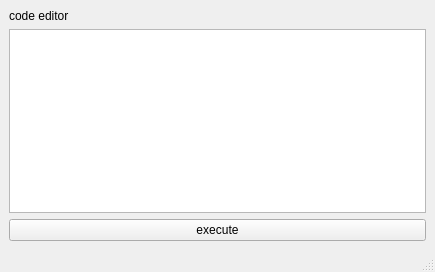
<?xml version="1.0" encoding="UTF-8"?>
<ui version="4.0">
 <class>MainWindow</class>
 <widget class="QMainWindow" name="MainWindow">
  <property name="geometry">
   <rect>
    <x>0</x>
    <y>0</y>
    <width>435</width>
    <height>272</height>
   </rect>
  </property>
  <property name="windowTitle">
   <string>MainWindow</string>
  </property>
  <widget class="QWidget" name="centralwidget">
   <layout class="QVBoxLayout" name="verticalLayout">
    <item>
     <widget class="QLabel" name="label">
      <property name="text">
       <string>code editor</string>
      </property>
     </widget>
    </item>
    <item>
     <widget class="QTextEdit" name="textEdit"/>
    </item>
    <item>
     <widget class="QPushButton" name="pushButton">
      <property name="text">
       <string>execute</string>
      </property>
     </widget>
    </item>
   </layout>
  </widget>
  <widget class="QMenuBar" name="menubar">
   <property name="geometry">
    <rect>
     <x>0</x>
     <y>0</y>
     <width>435</width>
     <height>21</height>
    </rect>
   </property>
  </widget>
  <widget class="QStatusBar" name="statusbar"/>
 </widget>
 <resources/>
 <connections/>
</ui>
